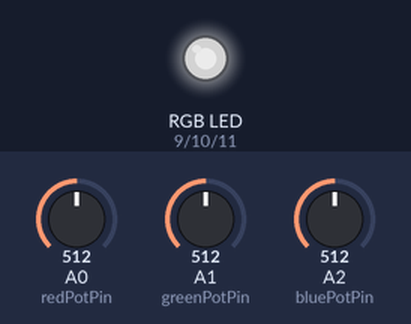
Recording of a sketch running on a simulated Arduino Uno, built with avr-gcc and run on an emulated ATmega328P. Shown: an RGB LED mixed from three pins (HIGH = lit). The inputs (shaded band) are chosen by the test bench; at power-on: A0 (redPotPin) = 512, A1 (greenPotPin) = 512, A2 (bluePotPin) = 512. Dim RGB values are drawn brighter than linear.

Above: at 1.2 s.
1.3 s: A0 (redPotPin) set to 716
At 1.7 s:
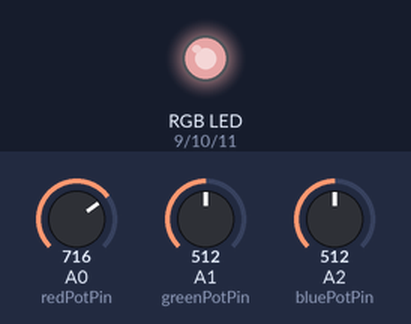
2.8 s: A1 (greenPotPin) set to 716
At 4.0 s:
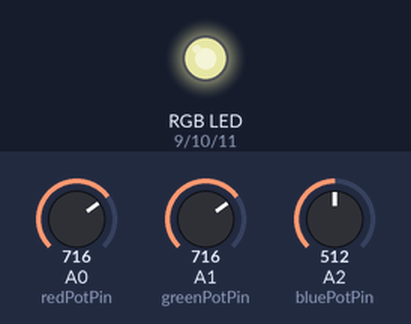
4.3 s: A2 (bluePotPin) set to 716
At 5.2 s:
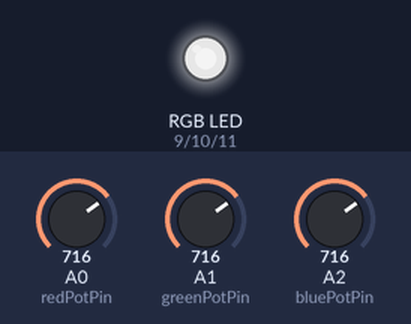
5.8 s: A0 (redPotPin) set to 900
At 6.3 s:
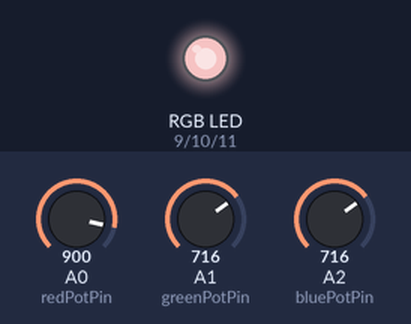
7.3 s: A1 (greenPotPin) set to 900
At 8.5 s:
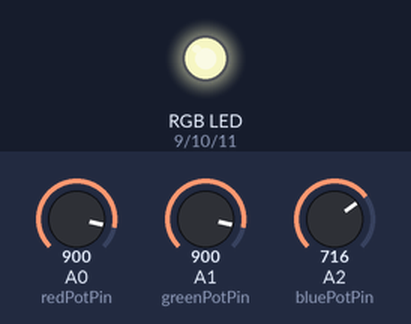
8.8 s: A2 (bluePotPin) set to 900
At 9.8 s:
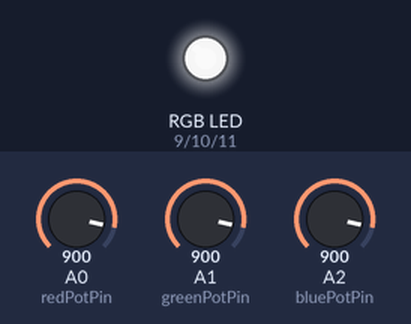
Timing chart, 0 to 11.3 s (numbered marks = the images above; inputs shaded):
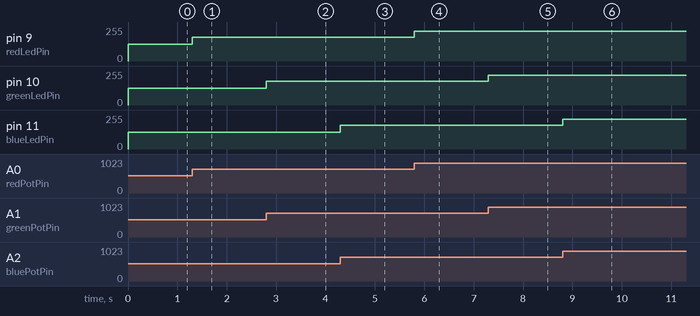

Measured:
- after the input at 1.3 s, pin 9 (redLedPin): 127/255 → 178/255 at once
- after the input at 2.8 s, pin 10 (greenLedPin): 127/255 → 178/255 at once
- after the input at 4.3 s, pin 11 (blueLedPin): 127/255 → 178/255 at once
- after the input at 5.8 s, pin 9 (redLedPin): 178/255 → 224/255 at once
- after the input at 7.3 s, pin 10 (greenLedPin): 178/255 → 224/255 at once
- after the input at 8.8 s, pin 11 (blueLedPin): 178/255 → 224/255 at once

The sketch:

homework1.ino
```cpp
const int redPotPin = A0;
const int greenPotPin = A1;
const int bluePotPin = A2;

const int redLedPin = 9;
const int greenLedPin = 10;
const int blueLedPin = 11;

const int maxAnalogValue = 1023;
const int maxLedValue = 255;

int redPotValue, greenPotValue, bluePotValue, redLedValue, greenLedValue, blueLedValue;

void setup() {
  pinMode(redPotPin, INPUT);
  pinMode(greenPotPin, INPUT);
  pinMode(bluePotPin, INPUT);

  pinMode(redLedPin, OUTPUT);
  pinMode(greenLedPin, OUTPUT);
  pinMode(blueLedPin, OUTPUT);

}

void loop() {
  redPotValue = analogRead(redPotPin);
  greenPotValue = analogRead(greenPotPin);
  bluePotValue = analogRead(bluePotPin);

  redLedValue = map(redPotValue, 0, maxAnalogValue, 0, maxLedValue);
  greenLedValue = map(greenPotValue, 0, maxAnalogValue, 0, maxLedValue);
  blueLedValue = map(bluePotValue, 0, maxAnalogValue, 0, maxLedValue);

  analogWrite(redLedPin, redLedValue);
  analogWrite(greenLedPin, greenLedValue);
  analogWrite(blueLedPin, blueLedValue);

}
```
